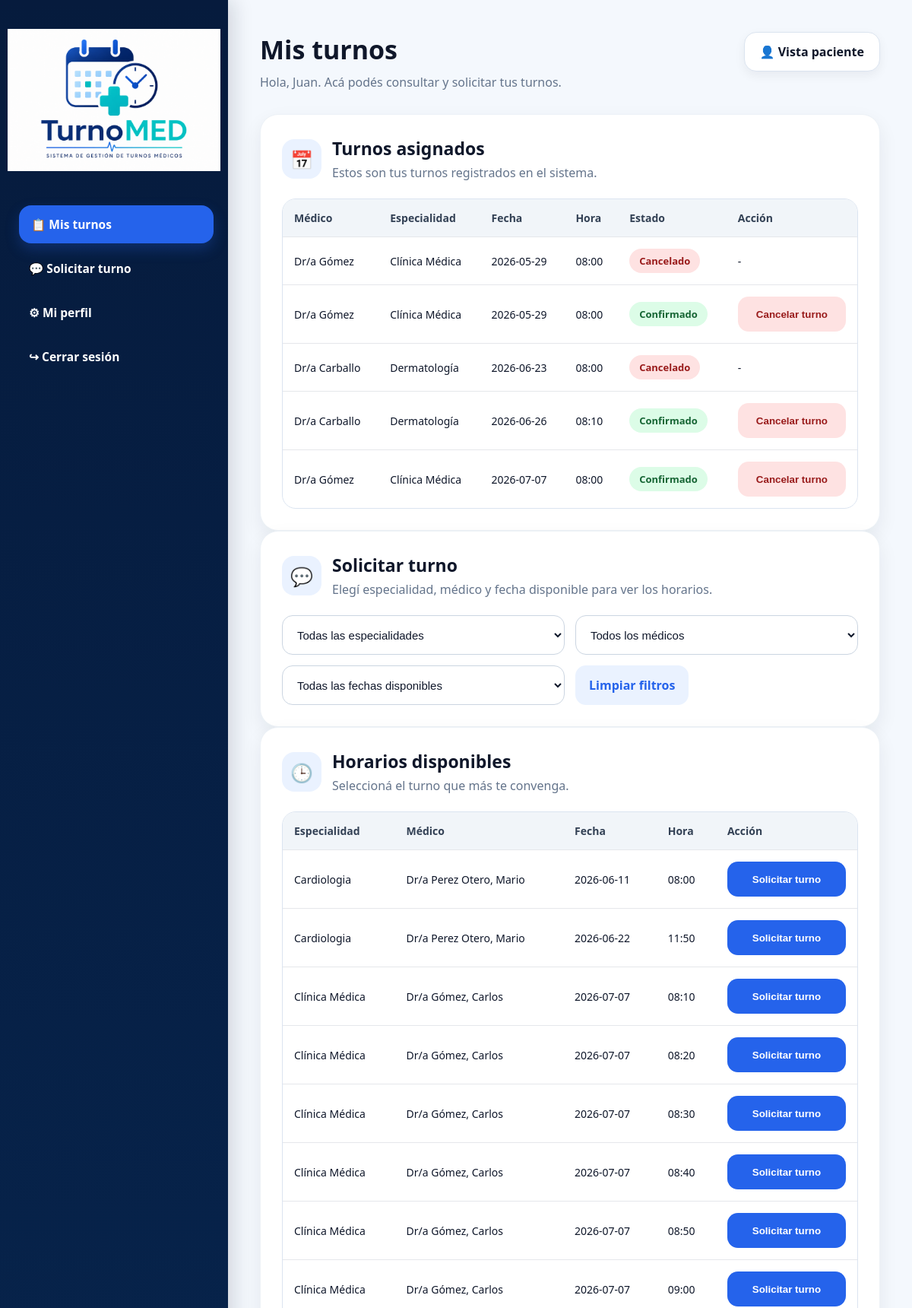
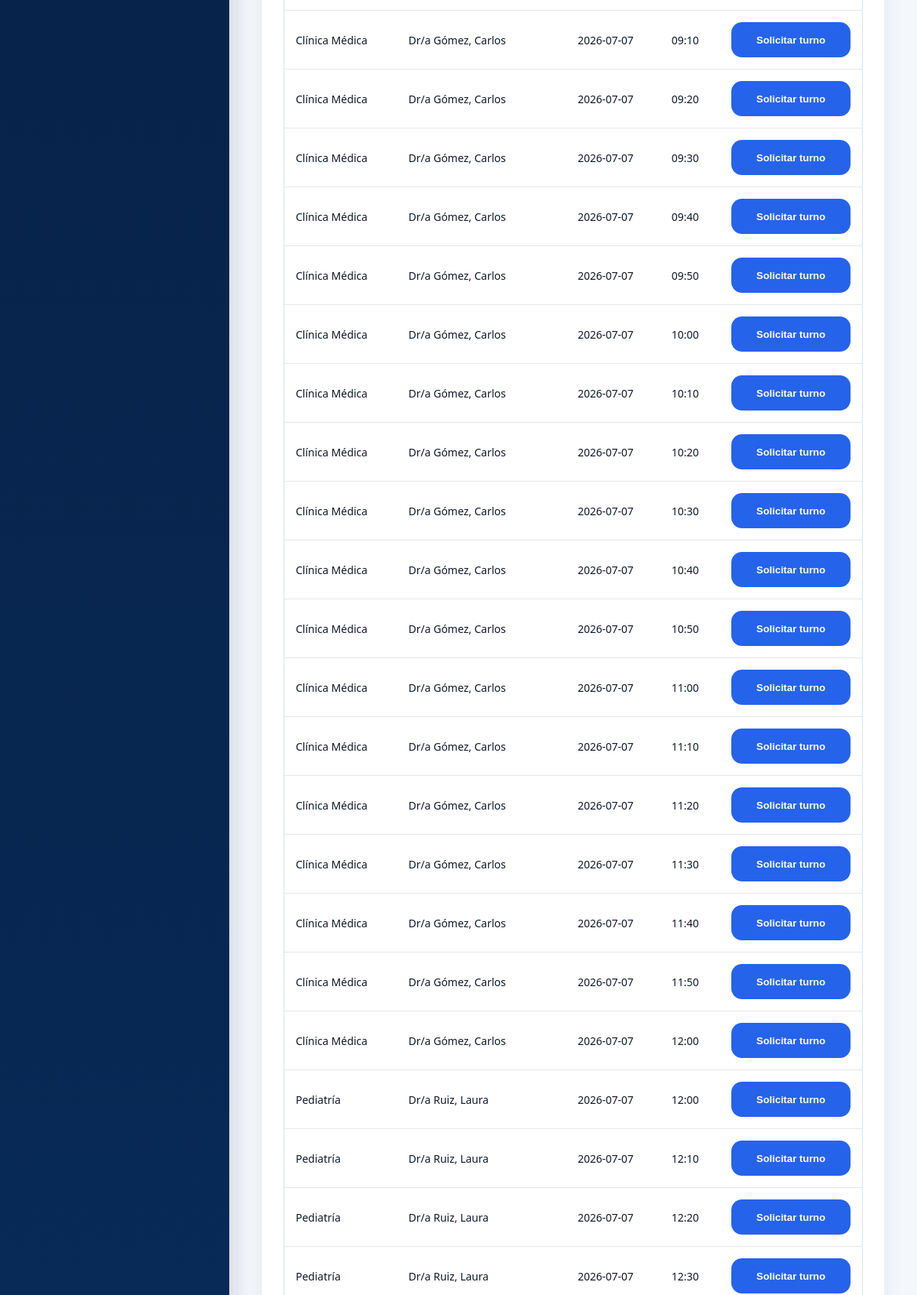
Page /paciente (signed in, upper part) on the committed database (2 pictures, top to bottom).
### tables this page shows
CREATE TABLE usuarios (
            id_usuario INTEGER PRIMARY KEY AUTOINCREMENT,
            nombre TEXT NOT NULL,
            apellido TEXT NOT NULL,
            dni TEXT,
            telefono TEXT,
            email TEXT UNIQUE NOT NULL,
            password TEXT NOT NULL,
            rol TEXT NOT NULL DEFAULT 'paciente'
        , fecha_nacimiento TEXT, activo INTEGER DEFAULT 1);

CREATE TABLE turnos (
            id INTEGER PRIMARY KEY AUTOINCREMENT,
            id_paciente INTEGER NOT NULL,
            id_horario INTEGER NOT NULL,
            id_medico INTEGER NOT NULL,
            paciente TEXT NOT NULL,
            especialidad TEXT NOT NULL,
            fecha TEXT NOT NULL,
            hora TEXT NOT NULL,
            estado TEXT NOT NULL DEFAULT 'Confirmado',
            llamado INTEGER NOT NULL DEFAULT 0,
            FOREIGN KEY (id_paciente) REFERENCES usuarios(id_usuario),
            FOREIGN KEY (id_horario) REFERENCES horarios(id_horario),
            FOREIGN KEY (id_medico) REFERENCES medicos(id_medico)
        );

CREATE TABLE medicos (
            id_medico INTEGER PRIMARY KEY AUTOINCREMENT,
            nombre TEXT NOT NULL,
            apellido TEXT NOT NULL,
            especialidad TEXT NOT NULL,
            email TEXT,
            telefono TEXT,
            foto TEXT,
            activo INTEGER DEFAULT 1
        );

CREATE TABLE horarios (
            id_horario INTEGER PRIMARY KEY AUTOINCREMENT,
            id_medico INTEGER NOT NULL,
            especialidad TEXT NOT NULL,
            fecha TEXT NOT NULL,
            hora TEXT NOT NULL,
            ocupado INTEGER NOT NULL DEFAULT 0,
            FOREIGN KEY (id_medico) REFERENCES medicos(id_medico)
        );

### app.py (the view)
@app.route("/paciente")
@login_required
def paciente():
    if current_user.rol != "paciente":
        flash("No tenés permiso para ingresar a la vista paciente.")
        return redirect(url_for("login"))
    filtro_especialidad = request.args.get("especialidad", "")
    filtro_medico = request.args.get("id_medico", "")
    filtro_fecha = request.args.get("fecha", "")
    medicos_filtrados = obtener_medicos_por_disponibilidad(
        filtro_especialidad if filtro_especialidad else None,
        filtro_fecha if filtro_fecha else None
    )
    fechas_disponibles = obtener_fechas_disponibles(
        filtro_especialidad if filtro_especialidad else None,
        filtro_medico if filtro_medico else None
    )
    horarios_disponibles = obtener_horarios_filtrados(
        filtro_especialidad if filtro_especialidad else None,
        filtro_medico if filtro_medico else None,
        filtro_fecha if filtro_fecha else None
    )
    return render_template(
        "paciente.html",
        usuario=current_user,
        turnos=obtener_turnos_por_paciente(current_user.id),
        horarios_disponibles=horarios_disponibles,
        fechas_disponibles=fechas_disponibles,
        especialidades=obtener_especialidades(),
        medicos=medicos_filtrados,
        filtro_especialidad=filtro_especialidad,
        filtro_medico=filtro_medico,
        filtro_fecha=filtro_fecha
    )

### app.py (called while the page is built)
def get_conn():
    os.makedirs("database", exist_ok=True)
    conn = sqlite3.connect(DB_PATH)
    conn.row_factory = sqlite3.Row
    return conn

@login_manager.user_loader
def load_user(user_id):
    conn = get_conn()
    usuario = conn.execute(
        "SELECT * FROM usuarios WHERE id_usuario = ?",
        (user_id,)
    ).fetchone()
    conn.close()
    if usuario:
        return User(usuario)
    return None

def obtener_medicos_por_disponibilidad(especialidad=None, fecha=None):
    conn = get_conn()
    query = """
        SELECT DISTINCT medicos.*
        FROM medicos
        INNER JOIN horarios ON medicos.id_medico = horarios.id_medico
        WHERE medicos.activo = 1
        AND horarios.ocupado = 0
    """
    params = []
    if especialidad:
        query += " AND horarios.especialidad = ?"
        params.append(especialidad)
    if fecha:
        query += " AND horarios.fecha = ?"
        params.append(fecha)
    query += " ORDER BY medicos.apellido, medicos.nombre"
    medicos = conn.execute(query, params).fetchall()
    conn.close()
    return medicos

def obtener_horarios_filtrados(especialidad=None, id_medico=None, fecha=None):
    conn = get_conn()
    query = """
        SELECT
            horarios.*,
            medicos.nombre AS medico_nombre,
            medicos.apellido AS medico_apellido
        FROM horarios
        INNER JOIN medicos
        ON horarios.id_medico = medicos.id_medico
        WHERE horarios.ocupado = 0
        AND medicos.activo = 1
    """
    params = []
    if especialidad:
        query += " AND horarios.especialidad = ?"
        params.append(especialidad)
    if id_medico:
        query += " AND horarios.id_medico = ?"
        params.append(id_medico)
    if fecha:
        query += " AND horarios.fecha = ?"
        params.append(fecha)
    query += " ORDER BY horarios.fecha, horarios.hora"
    horarios = conn.execute(query, params).fetchall()
    conn.close()
    return horarios

def obtener_turnos_por_paciente(id_paciente):
    conn = get_conn()
    turnos = conn.execute("""
        SELECT
            turnos.*,
            medicos.nombre AS medico_nombre,
            medicos.apellido AS medico_apellido
        FROM turnos
        INNER JOIN medicos ON turnos.id_medico = medicos.id_medico
        WHERE turnos.id_paciente = ?
        ORDER BY turnos.fecha, turnos.hora
    """, (id_paciente,)).fetchall()
    conn.close()
    return turnos

### templates/paciente.html (shortened to what this page needs)
<!DOCTYPE html>
<html lang="es">
<head>
    <link rel="stylesheet" href="{{ url_for('static', filename='estilos.css') }}">
</head>
<body>
<div class="layout">
    <aside class="sidebar">
        <div class="sidebar-logo-box">
            <img src="{{ url_for('static', filename='imagenes/logo.png') }}" alt="TurnoMed">
        </div>
        <nav class="menu">
            <a href="/paciente" class="active">📋 Mis turnos</a>
            <a href="#solicitud">💬 Solicitar turno</a>
            <a href="/paciente/perfil">⚙ Mi perfil</a>
            <a href="/logout"
            onclick="return confirm('¿Está seguro de que desea cerrar la sesión?');">
                ↪ Cerrar sesión
            </a>
            </nav>
    </aside>
    <main class="content">
        <header class="page-header">
            <div>
                <h1>Mis turnos</h1>
                <p>Hola, {{ usuario.nombre }}. Acá podés consultar y solicitar tus turnos.</p>
            </div>
            <div class="date-pill">👤 Vista paciente</div>
        </header>
        <section class="card table-card">
            <div class="card-title">
                <div class="icon-box">📅</div>
                <div>
                    <h2>Turnos asignados</h2>
                    <p class="table-description">Estos son tus turnos registrados en el sistema.</p>
                </div>
            </div>
            <table>
                <thead>
                    <tr>
                        <th>Médico</th>
                        <th>Especialidad</th>
                        <th>Fecha</th>
                        <th>Hora</th>
                        <th>Estado</th>
                        <th>Acción</th>
                    </tr>
                </thead>
                <tbody>
                    {% if turnos %}
                        {% for turno in turnos %}
                            <tr>
                                <td>Dr/a {{ turno.medico_apellido }}</td>
                                <td>{{ turno.especialidad }}</td>
                                <td>{{ turno.fecha }}</td>
                                <td>{{ turno.hora }}</td>
                                <td>
                                    {% if turno.estado == "Cancelado" %}
                                        <span class="estado-cancelado">Cancelado</span>
                                    {% else %}
                                        <span class="estado">Confirmado</span>
                                    {% endif %}
                                </td>
                                <td>
                                    {% if turno.estado != "Cancelado" %}
                                        <form
                                            method="POST"
                                            action="/paciente/cancelar_turno/{{ turno.id }}"
                                            onsubmit="return confirm('¿Está seguro que desea cancelar este turno?');">
                                            <button type="submit" class="btn-danger">
                                                Cancelar turno
                                            </button>
                                        </form>
                                    {% else %}
                                        -
                                    {% endif %}
                                </td>
                            </tr>
                        {% endfor %}
                    {% endif %}
                </tbody>
            </table>
        </section>
        <section class="card" id="solicitud">
            <div class="card-title">
                <div class="icon-box">💬</div>
                <div>
                    <h2>Solicitar turno</h2>
                    <p class="table-description">
                        Elegí especialidad, médico y fecha disponible para ver los horarios.
                    </p>
                </div>
            </div>
            <form method="GET" action="{{ url_for('paciente') }}#solicitud">
                <div class="form-grid">
                    <select name="especialidad" onchange="this.form.submit()">
                        <option value="">Todas las especialidades</option>
                    </select>
                    <select name="id_medico" onchange="this.form.submit()">
                        <option value="">Todos los médicos</option>
                    </select>
                </div>
                <div class="form-grid">
                    <select name="fecha" onchange="this.form.submit()">
                        <option value="">Todas las fechas disponibles</option>
                    </select>
                    <a href="/paciente#solicitud" class="btn-link">
                        Limpiar filtros
                    </a>
                </div>
            </form>
        </section>
        <section class="card table-card">
            <div class="card-title">
                <div class="icon-box">🕒</div>
                <div>
                    <h2>Horarios disponibles</h2>
                    <p class="table-description">
                        Seleccioná el turno que más te convenga.
                    </p>
                </div>
            </div>
            <table>
                <thead>
                    <tr>
                        <th>Especialidad</th>
                        <th>Médico</th>
                        <th>Fecha</th>
                        <th>Hora</th>
                        <th>Acción</th>
                    </tr>
                </thead>
                <tbody>
                    {% if horarios_disponibles %}
                        {% for h in horarios_disponibles %}
                            <tr>
                                <td>{{ h['especialidad'] }}</td>
                                <td>Dr/a {{ h['medico_apellido'] }}, {{ h['medico_nombre'] }}</td>
                                <td>{{ h['fecha'] }}</td>
                                <td>{{ h['hora'] }}</td>
                                <td>
                                    <form
                                        method="POST"
                                        action="{{ url_for('paciente_sacar_turno') }}"
                                        onsubmit="return confirm('¿Confirmás que querés solicitar este turno?');">
                                        <button type="submit" class="btn-primary">
                                            Solicitar turno
                                        </button>
                                    </form>
                                </td>
                            </tr>
                        {% endfor %}
                    {% endif %}
                </tbody>
            </table>
        </section>
    </main>
</div>
</body>
</html>

### static/estilos.css (style rules this page uses)
* { margin: 0; padding: 0; box-sizing: border-box; }
:root { --azul-oscuro: #061b3d; --azul-medio: #082f5f; --azul: #2563eb; --azul-hover: #1d4ed8; --azul-claro: #eaf2ff; --fondo: #f4f8fd; --blanco: #ffffff; --texto: #0f172a; --gris: #64748b; --gris-claro: #f8fafc; --borde: #dbe4f0; --verde: #16a34a; --verde-claro: #dcfce7; --rojo: #dc2626; --rojo-claro: #fee2e2; --sombra: 0 10px 26px rgba(15, 23, 42, 0.07); }
body { font-family: "Segoe UI", Arial, sans-serif; background: var(--fondo); color: var(--texto); }
.layout { min-height: 100vh; display: flex; }
.sidebar { width: 300px; min-width: 300px; background: linear-gradient(180deg, #061b3d 0%, #082f5f 48%, #0d3b66 100%); color: var(--blanco); padding: 28px 22px; display: flex; flex-direction: column; box-shadow: 8px 0 24px rgba(15, 23, 42, 0.14); }
.sidebar-logo-box { width: 100%; display: flex; justify-content: center; align-items: center; padding: 10px 0 25px; margin-bottom: 20px; background: transparent; border: none; border-radius: 0; box-shadow: none; }
.sidebar-logo-box img { width: 280px; height: auto; display: block; }
.menu { display: flex; flex-direction: column; gap: 8px; }
.menu a { display: flex; align-items: center; gap: 12px; color: var(--blanco); text-decoration: none; padding: 14px 16px; border-radius: 16px; font-weight: 700; font-size: 15.5px; transition: all 0.2s ease; }
.menu a:hover, .menu a.active { background: var(--azul); transform: translateX(3px); box-shadow: 0 8px 18px rgba(37, 99, 235, 0.26); }
.content { flex: 1; padding: 42px; overflow-y: auto; }
.page-header { display: flex; justify-content: space-between; align-items: flex-start; margin-bottom: 30px; gap: 20px; }
.page-header h1 { font-size: 34px; margin-bottom: 8px; color: var(--texto); }
.page-header p { color: var(--gris); font-size: 16px; line-height: 1.5; }
.date-pill { background: var(--blanco); border: 1px solid var(--borde); border-radius: 16px; padding: 14px 20px; font-weight: 700; box-shadow: 0 5px 14px rgba(15, 23, 42, 0.06); white-space: nowrap; }
.card { background: var(--blanco); border-radius: 24px; padding: 28px; box-shadow: var(--sombra); border: 1px solid #edf2f7; }
.card-title { display: flex; align-items: center; gap: 14px; margin-bottom: 22px; }
.icon-box { width: 52px; min-width: 52px; height: 52px; background: var(--azul-claro); color: var(--azul); border-radius: 16px; display: flex; justify-content: center; align-items: center; font-size: 24px; }
.card h2 { font-size: 23px; color: var(--texto); }
.table-description { color: var(--gris); margin-top: 4px; line-height: 1.5; }
form { width: 100%; }
.card form { display: flex; flex-direction: column; gap: 14px; }
.form-grid { display: grid; grid-template-columns: 1fr 1fr; gap: 14px; }
input, select { width: 100%; min-height: 52px; border: 1px solid #cbd5e1; border-radius: 14px; padding: 0 15px; font-size: 15px; background: var(--blanco); color: var(--texto); outline: none; }
button, .btn-primary { min-height: 46px; border-radius: 14px; border: none; padding: 12px 18px; font-weight: 700; cursor: pointer; text-decoration: none; display: inline-flex; justify-content: center; align-items: center; transition: 0.2s; background: var(--azul); color: var(--blanco); }
.btn-link, .btn-secondary, .btn-success, .btn-danger { min-height: 46px; border-radius: 14px; border: none; padding: 12px 18px; font-weight: 700; cursor: pointer; text-decoration: none; display: inline-flex; justify-content: center; align-items: center; transition: 0.2s; }
.btn-link { background: var(--azul-claro); color: var(--azul); width: fit-content; }
.btn-danger { background: var(--rojo-claro) !important; color: #991b1b !important; }
.table-card { overflow-x: auto; }
table { width: 100%; border-collapse: separate; border-spacing: 0; border: 1px solid var(--borde); border-radius: 18px; overflow: hidden; background: var(--blanco); }
thead { background: #f1f5f9; }
th, td { padding: 15px; text-align: left; font-size: 14px; border-bottom: 1px solid #e5e7eb; }
th { color: #334155; font-weight: 800; }
tbody tr:last-child td { border-bottom: none; }
td form { display: inline; }
.estado, .estado-cancelado { padding: 7px 13px; border-radius: 999px; font-size: 13px; font-weight: 700; display: inline-flex; align-items: center; }
.estado { background: var(--verde-claro); color: #166534; }
.estado-cancelado { background: var(--rojo-claro); color: #991b1b; }

### rows in the picture
usuarios: nombre "Juan"
turnos: medico_apellido "Gómez", especialidad "Clínica Médica", fecha "2026-05-29", hora "08:00", estado "Cancelado"
turnos: medico_apellido "Gómez", especialidad "Clínica Médica", fecha "2026-05-29", hora "08:00", estado "Confirmado"
turnos: medico_apellido "Carballo", especialidad "Dermatología", fecha "2026-06-23", hora "08:00", estado "Cancelado"
turnos: medico_apellido "Carballo", especialidad "Dermatología", fecha "2026-06-26", hora "08:10", estado "Confirmado"
turnos: medico_apellido "Gómez", especialidad "Clínica Médica", fecha "2026-07-07", hora "08:00", estado "Confirmado"
horarios: especialidad "Cardiologia", medico_apellido "Perez Otero", medico_nombre "Mario", fecha "2026-06-11", hora "08:00"
horarios: especialidad "Cardiologia", medico_apellido "Perez Otero", medico_nombre "Mario", fecha "2026-06-22", hora "11:50"
horarios: especialidad "Clínica Médica", medico_apellido "Gómez", medico_nombre "Carlos", fecha "2026-07-07", hora "08:10"
horarios: especialidad "Clínica Médica", medico_apellido "Gómez", medico_nombre "Carlos", fecha "2026-07-07", hora "08:20"
horarios: especialidad "Clínica Médica", medico_apellido "Gómez", medico_nombre "Carlos", fecha "2026-07-07", hora "08:30"
horarios: especialidad "Clínica Médica", medico_apellido "Gómez", medico_nombre "Carlos", fecha "2026-07-07", hora "08:40"
horarios: especialidad "Clínica Médica", medico_apellido "Gómez", medico_nombre "Carlos", fecha "2026-07-07", hora "08:50"
horarios: especialidad "Clínica Médica", medico_apellido "Gómez", medico_nombre "Carlos", fecha "2026-07-07", hora "09:00"
horarios: especialidad "Clínica Médica", medico_apellido "Gómez", medico_nombre "Carlos", fecha "2026-07-07", hora "09:10"
horarios: especialidad "Clínica Médica", medico_apellido "Gómez", medico_nombre "Carlos", fecha "2026-07-07", hora "09:20"
horarios: especialidad "Clínica Médica", medico_apellido "Gómez", medico_nombre "Carlos", fecha "2026-07-07", hora "09:30"
horarios: especialidad "Clínica Médica", medico_apellido "Gómez", medico_nombre "Carlos", fecha "2026-07-07", hora "09:40"
horarios: especialidad "Clínica Médica", medico_apellido "Gómez", medico_nombre "Carlos", fecha "2026-07-07", hora "09:50"
horarios: especialidad "Clínica Médica", medico_apellido "Gómez", medico_nombre "Carlos", fecha "2026-07-07", hora "10:00"
horarios: especialidad "Clínica Médica", medico_apellido "Gómez", medico_nombre "Carlos", fecha "2026-07-07", hora "10:10"
horarios: especialidad "Clínica Médica", medico_apellido "Gómez", medico_nombre "Carlos", fecha "2026-07-07", hora "10:20"
horarios: especialidad "Clínica Médica", medico_apellido "Gómez", medico_nombre "Carlos", fecha "2026-07-07", hora "10:30"
horarios: especialidad "Clínica Médica", medico_apellido "Gómez", medico_nombre "Carlos", fecha "2026-07-07", hora "10:40"
horarios: especialidad "Clínica Médica", medico_apellido "Gómez", medico_nombre "Carlos", fecha "2026-07-07", hora "10:50"
horarios: especialidad "Clínica Médica", medico_apellido "Gómez", medico_nombre "Carlos", fecha "2026-07-07", hora "11:00"
horarios: especialidad "Clínica Médica", medico_apellido "Gómez", medico_nombre "Carlos", fecha "2026-07-07", hora "11:10"
horarios: especialidad "Clínica Médica", medico_apellido "Gómez", medico_nombre "Carlos", fecha "2026-07-07", hora "11:20"
horarios: especialidad "Clínica Médica", medico_apellido "Gómez", medico_nombre "Carlos", fecha "2026-07-07", hora "11:30"
horarios: especialidad "Clínica Médica", medico_apellido "Gómez", medico_nombre "Carlos", fecha "2026-07-07", hora "11:40"
horarios: especialidad "Clínica Médica", medico_apellido "Gómez", medico_nombre "Carlos", fecha "2026-07-07", hora "11:50"
horarios: especialidad "Clínica Médica", medico_apellido "Gómez", medico_nombre "Carlos", fecha "2026-07-07", hora "12:00"
horarios: especialidad "Pediatría", medico_apellido "Ruiz", medico_nombre "Laura", fecha "2026-07-07", hora "12:00"
horarios: especialidad "Pediatría", medico_apellido "Ruiz", medico_nombre "Laura", fecha "2026-07-07", hora "12:10"
horarios: especialidad "Pediatría", medico_apellido "Ruiz", medico_nombre "Laura", fecha "2026-07-07", hora "12:20"
horarios: especialidad "Pediatría", medico_apellido "Ruiz", medico_nombre "Laura", fecha "2026-07-07", hora "12:30"
